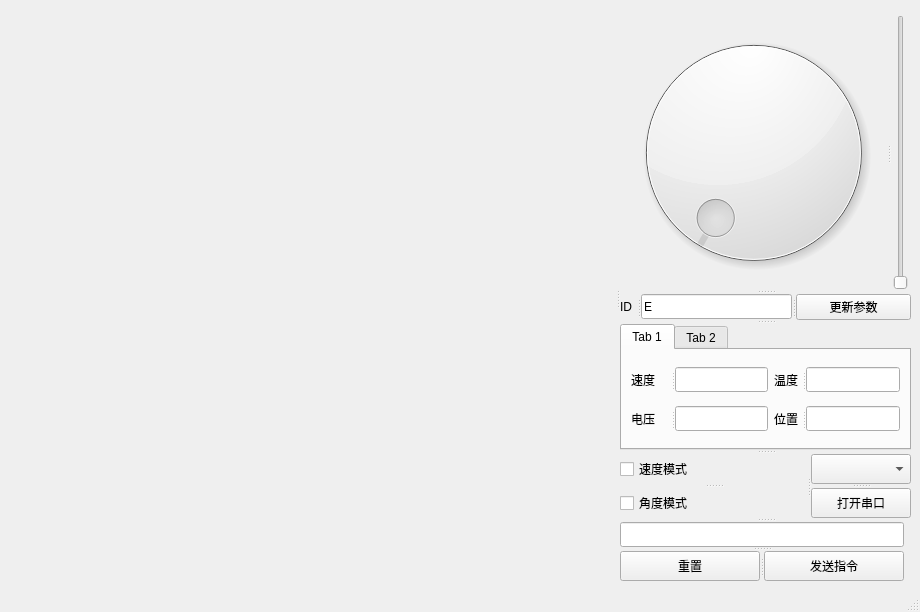
<?xml version="1.0" encoding="UTF-8"?>
<ui version="4.0">
 <class>MainWindow</class>
 <widget class="QMainWindow" name="MainWindow">
  <property name="geometry">
   <rect>
    <x>0</x>
    <y>0</y>
    <width>920</width>
    <height>612</height>
   </rect>
  </property>
  <property name="windowTitle">
   <string>MainWindow</string>
  </property>
  <widget class="QWidget" name="centralwidget">
   <layout class="QGridLayout" name="gridLayout_7">
    <item row="0" column="0">
     <widget class="QSplitter" name="splitter_8">
      <property name="orientation">
       <enum>Qt::Vertical</enum>
      </property>
      <widget class="QSplitter" name="splitter_7">
       <property name="orientation">
        <enum>Qt::Horizontal</enum>
       </property>
      </widget>
     </widget>
    </item>
    <item row="1" column="0">
     <widget class="QSplitter" name="splitter_37">
      <property name="orientation">
       <enum>Qt::Horizontal</enum>
      </property>
      <widget class="QCustomPlot" name="customPlot" native="true">
       <property name="minimumSize">
        <size>
         <width>600</width>
         <height>0</height>
        </size>
       </property>
      </widget>
      <widget class="QSplitter" name="splitter_36">
       <property name="orientation">
        <enum>Qt::Vertical</enum>
       </property>
       <widget class="QSplitter" name="splitter_35">
        <property name="orientation">
         <enum>Qt::Vertical</enum>
        </property>
        <widget class="QSplitter" name="splitter_3">
         <property name="orientation">
          <enum>Qt::Horizontal</enum>
         </property>
         <widget class="QDial" name="Angle"/>
         <widget class="QSlider" name="Speed">
          <property name="maximumSize">
           <size>
            <width>20</width>
            <height>16777215</height>
           </size>
          </property>
          <property name="orientation">
           <enum>Qt::Vertical</enum>
          </property>
         </widget>
        </widget>
        <widget class="QSplitter" name="splitter_26">
         <property name="orientation">
          <enum>Qt::Horizontal</enum>
         </property>
         <widget class="QSplitter" name="splitter_9">
          <property name="orientation">
           <enum>Qt::Horizontal</enum>
          </property>
          <widget class="QLabel" name="label_5">
           <property name="text">
            <string>ID</string>
           </property>
          </widget>
          <widget class="QLineEdit" name="IDEdit">
           <property name="maximumSize">
            <size>
             <width>16777215</width>
             <height>25</height>
            </size>
           </property>
           <property name="text">
            <string>E</string>
           </property>
          </widget>
         </widget>
         <widget class="QPushButton" name="pushButton">
          <property name="text">
           <string>更新参数</string>
          </property>
         </widget>
        </widget>
        <widget class="QTabWidget" name="tabWidget">
         <property name="minimumSize">
          <size>
           <width>291</width>
           <height>126</height>
          </size>
         </property>
         <property name="maximumSize">
          <size>
           <width>291</width>
           <height>126</height>
          </size>
         </property>
         <property name="currentIndex">
          <number>0</number>
         </property>
         <widget class="QWidget" name="tab">
          <attribute name="title">
           <string>Tab 1</string>
          </attribute>
          <layout class="QGridLayout" name="gridLayout">
           <item row="1" column="0">
            <widget class="QSplitter" name="splitter_15">
             <property name="orientation">
              <enum>Qt::Horizontal</enum>
             </property>
             <widget class="QLabel" name="label_2">
              <property name="minimumSize">
               <size>
                <width>40</width>
                <height>0</height>
               </size>
              </property>
              <property name="maximumSize">
               <size>
                <width>40</width>
                <height>16777215</height>
               </size>
              </property>
              <property name="text">
               <string>电压 </string>
              </property>
             </widget>
             <widget class="QLineEdit" name="voltline">
              <property name="maximumSize">
               <size>
                <width>16777215</width>
                <height>25</height>
               </size>
              </property>
             </widget>
            </widget>
           </item>
           <item row="0" column="0">
            <widget class="QSplitter" name="splitter_14">
             <property name="orientation">
              <enum>Qt::Horizontal</enum>
             </property>
             <widget class="QLabel" name="label">
              <property name="minimumSize">
               <size>
                <width>40</width>
                <height>0</height>
               </size>
              </property>
              <property name="maximumSize">
               <size>
                <width>40</width>
                <height>16777215</height>
               </size>
              </property>
              <property name="text">
               <string>速度 </string>
              </property>
             </widget>
             <widget class="QLineEdit" name="speedline">
              <property name="maximumSize">
               <size>
                <width>16777215</width>
                <height>25</height>
               </size>
              </property>
             </widget>
            </widget>
           </item>
           <item row="0" column="1">
            <widget class="QSplitter" name="splitter_16">
             <property name="orientation">
              <enum>Qt::Horizontal</enum>
             </property>
             <widget class="QLabel" name="label_3">
              <property name="maximumSize">
               <size>
                <width>40</width>
                <height>16777215</height>
               </size>
              </property>
              <property name="text">
               <string>温度 </string>
              </property>
             </widget>
             <widget class="QLineEdit" name="temline"/>
            </widget>
           </item>
           <item row="1" column="1">
            <widget class="QSplitter" name="splitter_17">
             <property name="orientation">
              <enum>Qt::Horizontal</enum>
             </property>
             <widget class="QLabel" name="label_4">
              <property name="maximumSize">
               <size>
                <width>40</width>
                <height>16777215</height>
               </size>
              </property>
              <property name="text">
               <string>位置 </string>
              </property>
             </widget>
             <widget class="QLineEdit" name="posiline"/>
            </widget>
           </item>
          </layout>
         </widget>
         <widget class="QWidget" name="tab_2">
          <attribute name="title">
           <string>Tab 2</string>
          </attribute>
          <layout class="QGridLayout" name="gridLayout_2">
           <item row="0" column="0">
            <widget class="QSplitter" name="splitter_13">
             <property name="orientation">
              <enum>Qt::Vertical</enum>
             </property>
             <widget class="QSplitter" name="splitter_10">
              <property name="orientation">
               <enum>Qt::Horizontal</enum>
              </property>
              <widget class="QLabel" name="label_6">
               <property name="minimumSize">
                <size>
                 <width>43</width>
                 <height>0</height>
                </size>
               </property>
               <property name="text">
                <string>速度P</string>
               </property>
              </widget>
              <widget class="QLineEdit" name="lineEdit_IP">
               <property name="maximumSize">
                <size>
                 <width>60</width>
                 <height>25</height>
                </size>
               </property>
              </widget>
              <widget class="QLabel" name="label_9">
               <property name="text">
                <string>I</string>
               </property>
              </widget>
              <widget class="QLineEdit" name="lineEdit_II">
               <property name="maximumSize">
                <size>
                 <width>60</width>
                 <height>16777215</height>
                </size>
               </property>
              </widget>
              <widget class="QLabel" name="label_12">
               <property name="text">
                <string>D</string>
               </property>
              </widget>
              <widget class="QLineEdit" name="lineEdit_ID">
               <property name="maximumSize">
                <size>
                 <width>60</width>
                 <height>16777215</height>
                </size>
               </property>
              </widget>
             </widget>
             <widget class="QSplitter" name="splitter_11">
              <property name="orientation">
               <enum>Qt::Horizontal</enum>
              </property>
              <widget class="QLabel" name="label_7">
               <property name="minimumSize">
                <size>
                 <width>43</width>
                 <height>0</height>
                </size>
               </property>
               <property name="text">
                <string>位置P</string>
               </property>
              </widget>
              <widget class="QLineEdit" name="lineEdit_PP">
               <property name="maximumSize">
                <size>
                 <width>60</width>
                 <height>25</height>
                </size>
               </property>
              </widget>
              <widget class="QLabel" name="label_10">
               <property name="text">
                <string>I</string>
               </property>
              </widget>
              <widget class="QLineEdit" name="lineEdit_PI">
               <property name="maximumSize">
                <size>
                 <width>60</width>
                 <height>16777215</height>
                </size>
               </property>
              </widget>
              <widget class="QLabel" name="label_13">
               <property name="text">
                <string>D</string>
               </property>
              </widget>
              <widget class="QLineEdit" name="lineEdit_PD">
               <property name="maximumSize">
                <size>
                 <width>60</width>
                 <height>16777215</height>
                </size>
               </property>
              </widget>
             </widget>
             <widget class="QSplitter" name="splitter_12">
              <property name="orientation">
               <enum>Qt::Horizontal</enum>
              </property>
              <widget class="QLabel" name="label_8">
               <property name="minimumSize">
                <size>
                 <width>43</width>
                 <height>0</height>
                </size>
               </property>
               <property name="text">
                <string>弱磁P</string>
               </property>
              </widget>
              <widget class="QLineEdit" name="lineEdit_AP">
               <property name="maximumSize">
                <size>
                 <width>60</width>
                 <height>25</height>
                </size>
               </property>
              </widget>
              <widget class="QLabel" name="label_11">
               <property name="text">
                <string>I</string>
               </property>
              </widget>
              <widget class="QLineEdit" name="lineEdit_AI">
               <property name="maximumSize">
                <size>
                 <width>60</width>
                 <height>16777215</height>
                </size>
               </property>
              </widget>
              <widget class="QLabel" name="label_14">
               <property name="text">
                <string>D</string>
               </property>
              </widget>
              <widget class="QLineEdit" name="lineEdit_AD">
               <property name="maximumSize">
                <size>
                 <width>60</width>
                 <height>16777215</height>
                </size>
               </property>
              </widget>
             </widget>
            </widget>
           </item>
          </layout>
         </widget>
        </widget>
        <widget class="QSplitter" name="splitter_4">
         <property name="orientation">
          <enum>Qt::Horizontal</enum>
         </property>
         <widget class="QSplitter" name="splitter_2">
          <property name="orientation">
           <enum>Qt::Vertical</enum>
          </property>
          <widget class="QCheckBox" name="SpeedCheck">
           <property name="text">
            <string>速度模式</string>
           </property>
          </widget>
          <widget class="QCheckBox" name="AngleCheck">
           <property name="text">
            <string>角度模式</string>
           </property>
          </widget>
         </widget>
         <widget class="QSplitter" name="splitter">
          <property name="orientation">
           <enum>Qt::Vertical</enum>
          </property>
          <widget class="QComboBox" name="Serial">
           <property name="maximumSize">
            <size>
             <width>100</width>
             <height>30</height>
            </size>
           </property>
          </widget>
          <widget class="QPushButton" name="Open">
           <property name="maximumSize">
            <size>
             <width>100</width>
             <height>30</height>
            </size>
           </property>
           <property name="text">
            <string>打开串口</string>
           </property>
          </widget>
         </widget>
        </widget>
       </widget>
       <widget class="QSplitter" name="splitter_6">
        <property name="orientation">
         <enum>Qt::Vertical</enum>
        </property>
        <widget class="QLineEdit" name="Send_edit">
         <property name="maximumSize">
          <size>
           <width>16777215</width>
           <height>25</height>
          </size>
         </property>
        </widget>
        <widget class="QSplitter" name="splitter_5">
         <property name="orientation">
          <enum>Qt::Horizontal</enum>
         </property>
         <widget class="QPushButton" name="Reset">
          <property name="maximumSize">
           <size>
            <width>140</width>
            <height>30</height>
           </size>
          </property>
          <property name="text">
           <string>  重置  </string>
          </property>
         </widget>
         <widget class="QPushButton" name="Send">
          <property name="maximumSize">
           <size>
            <width>140</width>
            <height>30</height>
           </size>
          </property>
          <property name="text">
           <string>发送指令</string>
          </property>
         </widget>
        </widget>
       </widget>
      </widget>
     </widget>
    </item>
   </layout>
  </widget>
  <widget class="QMenuBar" name="menubar">
   <property name="geometry">
    <rect>
     <x>0</x>
     <y>0</y>
     <width>920</width>
     <height>26</height>
    </rect>
   </property>
  </widget>
  <widget class="QStatusBar" name="statusbar"/>
 </widget>
 <customwidgets>
  <customwidget>
   <class>QCustomPlot</class>
   <extends>QWidget</extends>
   <header location="global">qcustomplot.h</header>
   <container>1</container>
  </customwidget>
 </customwidgets>
 <resources/>
 <connections/>
</ui>
